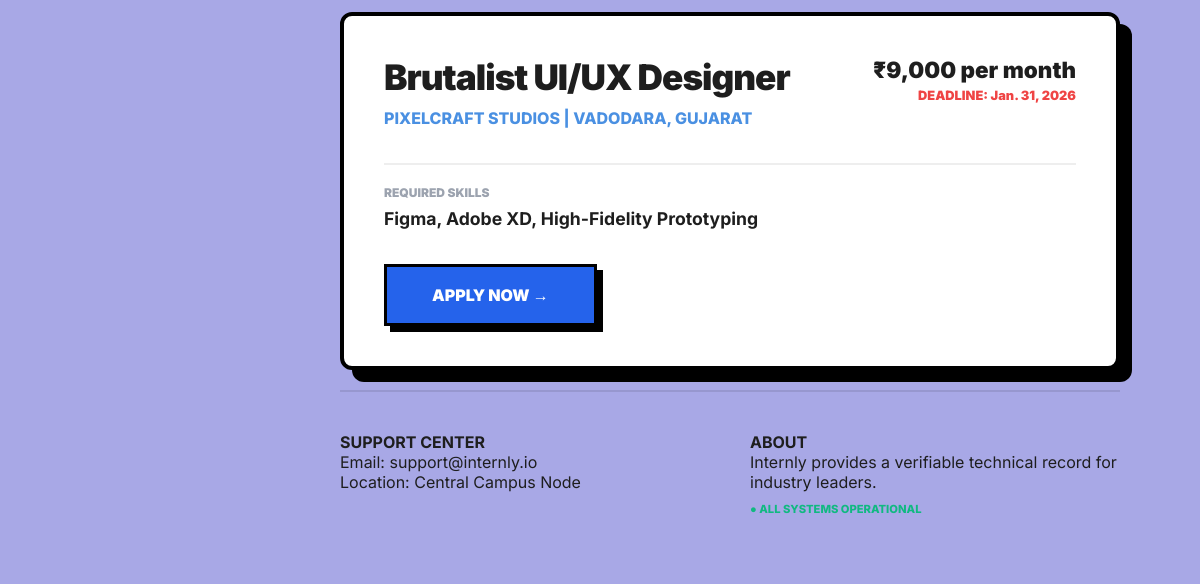
The page /internships/ (lower part) on the database as committed earlier.
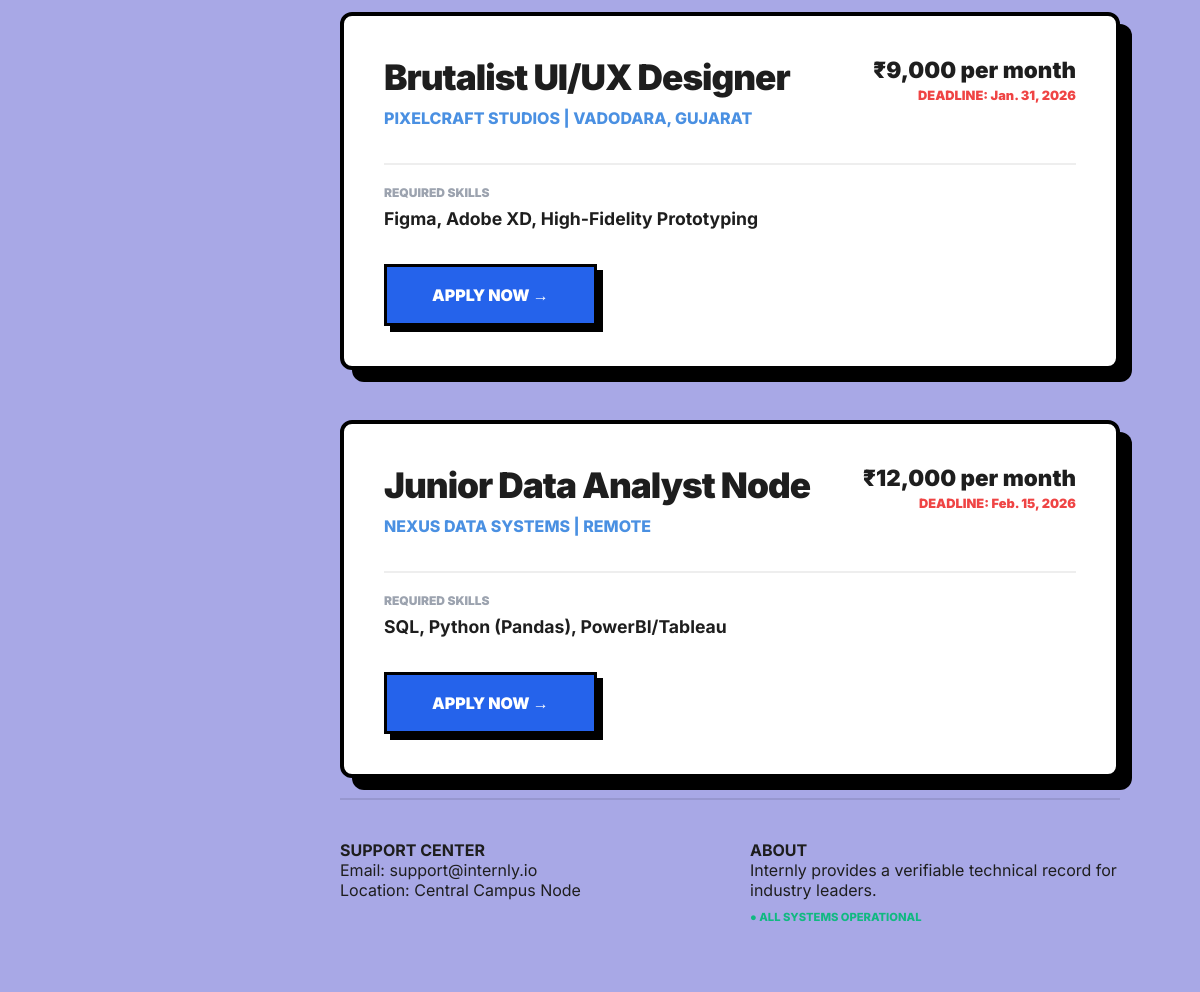
The same page on the database as committed later.
### management/models.py (models this page shows, shortened)
class Internship(models.Model):
    title = models.CharField(max_length=200)
    company_name = models.CharField(max_length=200)
    location = models.CharField(max_length=200)
    stipend = models.CharField(max_length=100)
    deadline = models.DateField()
    required_skills = models.TextField()
    description = models.TextField()
    faculty = models.ForeignKey(User, on_delete=models.CASCADE)
    external_apply_link = models.URLField(blank=True, null=True)

### management/views.py (the view)
# urls.py: path('internships/', views.internship_list, name='internship_list'),
def internship_list(request):
    query = request.GET.get('q', '')
    internships = Internship.objects.filter(Q(title__icontains=query) | Q(required_skills__icontains=query)) if query else Internship.objects.all()
    return render(request, 'management/internship_list.html', {'internships': internships, 'query': query})

### management/templates/management/internship_list.html (shortened to what this page needs)
{% extends 'management/base.html' %}
{% block content %}
<div class="dashboard-container" style="max-width: 1200px; margin: 0 auto;">
    <div style="display: grid; grid-template-columns: 1fr; gap: 30px;">
        {% for internship in internships %}
            <div class="workspace-card" style="padding: 40px; border: 4px solid black; box-shadow: 12px 12px 0px black; background: white;">
                <div style="display: flex; justify-content: space-between; align-items: flex-start;">
                    <div>
                        <h2 style="margin: 0; font-size: 2.2rem; font-weight: 900; letter-spacing: -1px;">{{ internship.title }}</h2>
                        <p style="margin: 10px 0; font-weight: 800; color: #4a90e2; text-transform: uppercase;">
                            {{ internship.company_name }} | {{ internship.location }}
                        </p>
                    </div>
                    <div style="text-align: right;">
                        <p style="margin: 0; font-weight: 900; font-size: 1.4rem;">{{ internship.stipend }}</p>
                        <p style="margin: 5px 0 0; font-size: 0.8rem; color: #ef4444; font-weight: 900;">DEADLINE: {{ internship.deadline }}</p>
                    </div>
                </div>
                <div style="margin-top: 25px; border-top: 2px solid #eee; padding-top: 20px;">
                    <p style="font-weight: 900; font-size: 0.75rem; color: #9ca3af; text-transform: uppercase; margin-bottom: 8px;">Required Skills</p>
                    <p style="font-weight: 700; font-size: 1.1rem;">{{ internship.required_skills }}</p>
                </div>
                <div style="margin-top: 35px;">
                    <a href="{% url 'internship_detail' internship.pk %}" class="brutalist-btn btn-apply-blue"
                       style="display: inline-block; padding: 18px 45px; background: #2563eb; color: white; border: 3px solid black; text-decoration: none; font-weight: 900; font-size: 1rem; text-transform: uppercase; box-shadow: 6px 6px 0px black;">
                        APPLY NOW →
                    </a>
                </div>
            </div>
        {% endfor %}
    </div>
</div>
{% endblock %}

Rows that differ between the two databases and show on the page:
added Internship: title "Junior Data Analyst Node", company_name "NEXUS DATA SYSTEMS", location "REMOTE", stipend "₹12,000 per month", deadline "Feb. 15, 2026", required_skills "SQL, Python (Pandas), PowerBI/Tableau"
